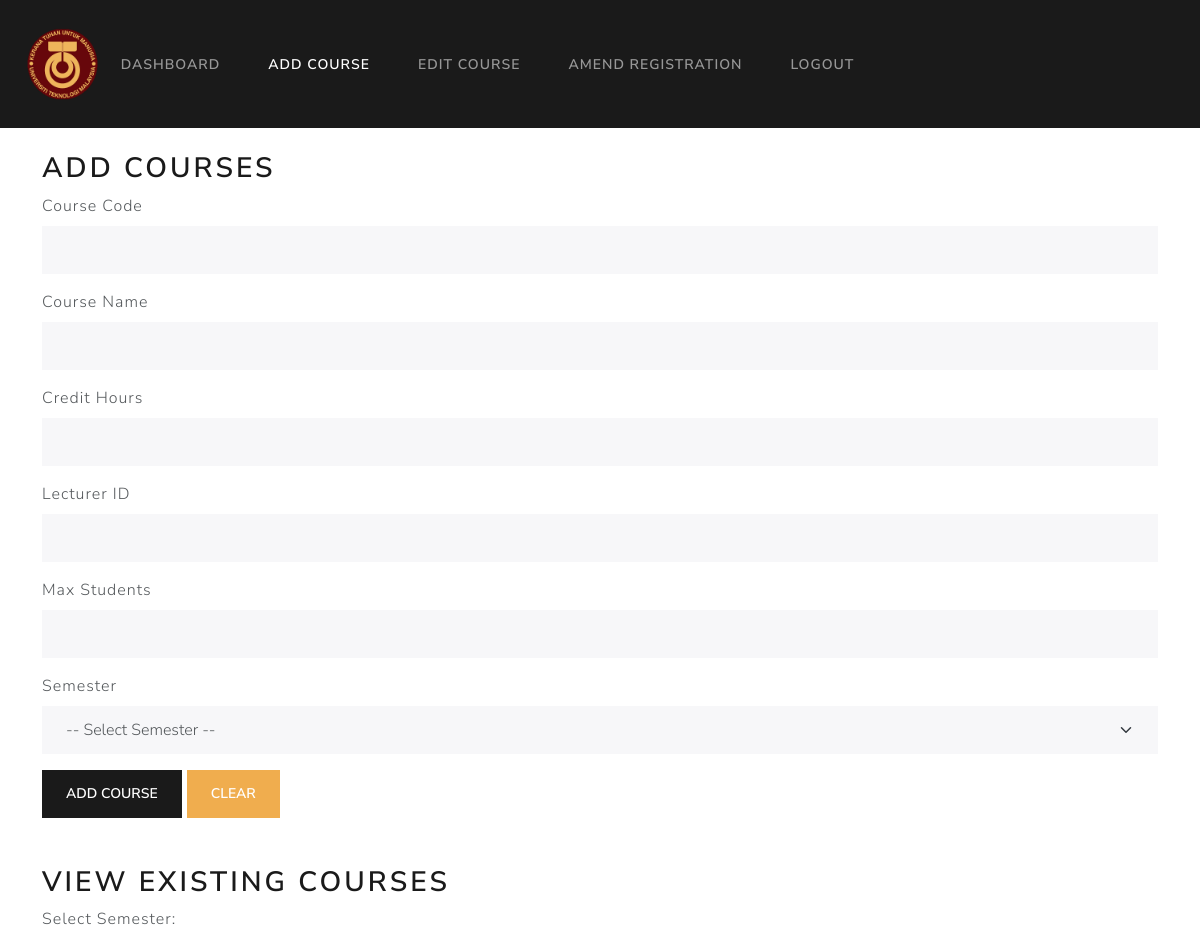
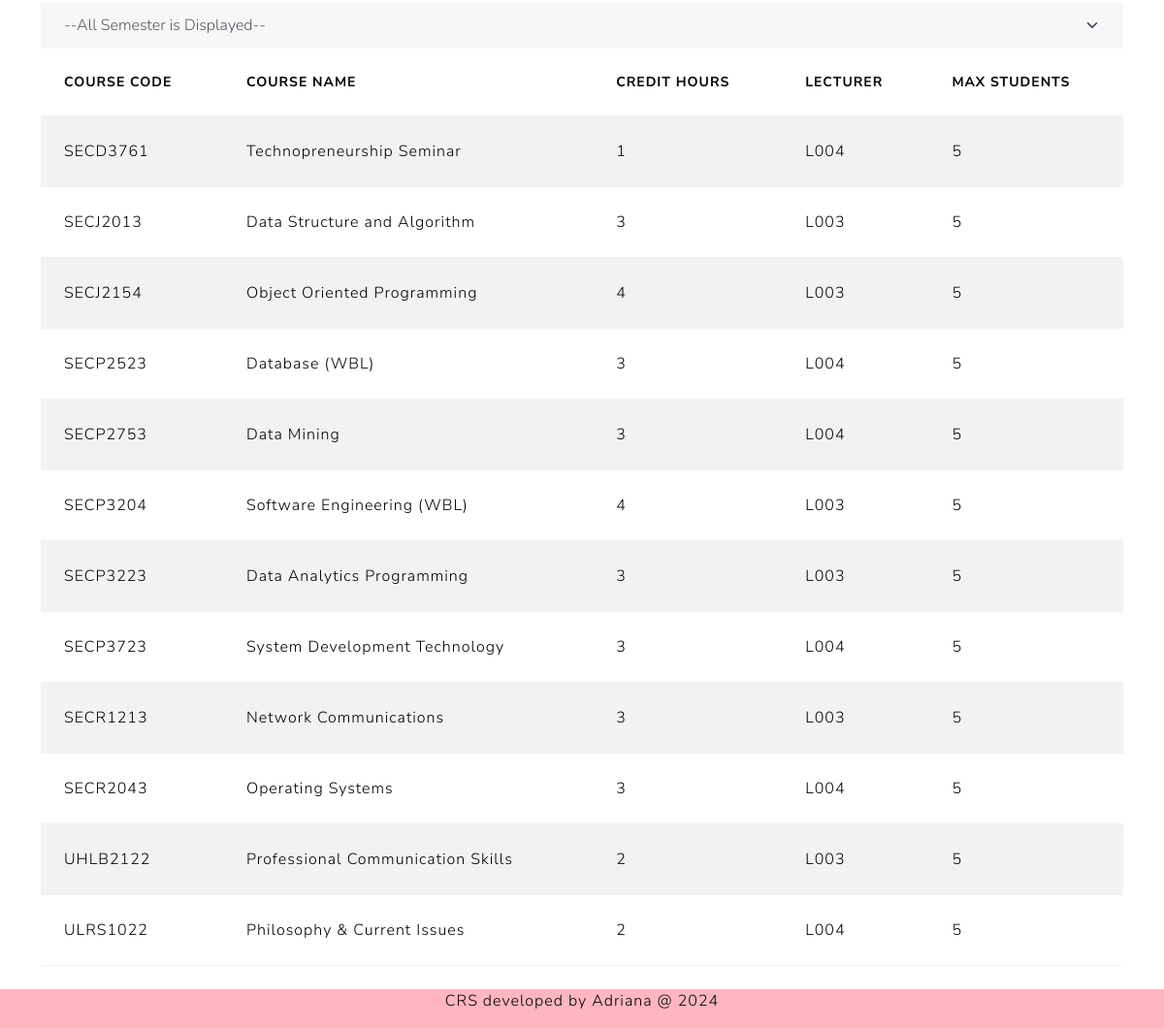
The app's page /Coding/addcourse.php (signed in) with its own data (2 pictures, top to bottom).
### tables this page shows
CREATE TABLE `tb_course` (
  `c_code` varchar(10) NOT NULL,
  `c_name` varchar(50) NOT NULL,
  `c_credit` int(11) NOT NULL,
  `c_lec` varchar(10) NOT NULL,
  `c_sem` enum('2024/2025-1','2024/2025-2') NOT NULL,
  `c_max` int(30) NOT NULL DEFAULT 0
);

### Coding/addcourse.php (the view, shortened to what this page needs)
<?php
include 'headeradmin.php';
include 'db_connect.php';
$selected_semester = isset($_POST['semester']) ? mysqli_real_escape_string($con, $_POST['semester']) : '';
$sql = "SELECT * FROM tb_course WHERE c_sem LIKE '%$selected_semester%'";
$result = mysqli_query($con, $sql);
?>
<div class="container"><br>
  <h2>Add Courses</h2>
  <form action="addcourse.php" method="post">
    <div class="mb-3">
      <label for="c_code" class="form-label">Course Code</label>
      <input type="text" class="form-control" name="c_code" required>
    </div>
    <div class="mb-3">
      <label for="c_name" class="form-label">Course Name</label>
      <input type="text" class="form-control" name="c_name" required>
    </div>
    <div class="mb-3">
      <label for="c_credit" class="form-label">Credit Hours</label>
      <input type="number" class="form-control" name="c_credit" required>
    </div>
    <div class="mb-3">
      <label for="c_lec" class="form-label">Lecturer ID</label>
      <input type="text" class="form-control" name="c_lec" required>
    </div>
    <div class="mb-3">
      <label for="c_max" class="form-label">Max Students</label>
      <input type="number" class="form-control" name="c_max" required>
    </div>
    <div class="mb-3">
      <label for="c_sem" class="form-label">Semester</label>
      <select class="form-select" name="c_sem" required>
        <option value="">-- Select Semester --</option>
      </select>
    </div>
    <button type="submit" class="btn btn-primary">Add Course</button>
    <button type="reset" class="btn btn-warning">Clear</button>
  </form>
  <br><br>
  <h2>View Existing Courses</h2>
  <form action="addcourse.php" method="POST">
    <label for="semester" class="form-label">Select Semester:</label>
    <select id="semester" name="semester" class="form-select" onchange="this.form.submit()">
      <option value="">--All Semester is Displayed--</option>
    </select>
  </form>
  <table class="table table-striped table-hover">
    <thead>
      <tr>
        <th scope="col">Course Code</th>
        <th scope="col">Course Name</th>
        <th scope="col">Credit Hours</th>
        <th scope="col">Lecturer</th>
        <th scope="col">Max Students</th>
      </tr>
    </thead>
    <tbody>
      <?php
      if (mysqli_num_rows($result) > 0) {
        while ($row = mysqli_fetch_assoc($result)) {
          echo "<tr>";
          echo "<td>".$row['c_code']."</td>";
          echo "<td>".$row['c_name']."</td>";
          echo "<td>".$row['c_credit']."</td>";
          echo "<td>".$row['c_lec']."</td>";
          echo "<td>".$row['c_max']."</td>";
          echo "</tr>";
        }
      } else {
        echo "<tr><td colspan='6' class='text-center'>No courses available for this semester</td></tr>";
      }
      ?>
    </tbody>
  </table>
</div>
<br>
<br>
<div class="footer">
  <p>CRS developed by Adriana @ 2024</p>
</div>
<?php include 'footer.php'; ?>

### Coding/footer.php (style rules this page uses)
.footer { position: fixed; left: 0; bottom: 0; width: 100%; background-color: lightpink; color: black; text-align: center; }

### records on screen
tb_course: c_code "SECD3761", c_name "Technopreneurship Seminar", c_credit "1", c_lec "L004", c_max "5"
tb_course: c_code "SECJ2013", c_name "Data Structure and Algorithm", c_credit "3", c_lec "L003", c_max "5"
tb_course: c_code "SECJ2154", c_name "Object Oriented Programming", c_credit "4", c_lec "L003", c_max "5"
tb_course: c_code "SECP2523", c_name "Database (WBL)", c_credit "3", c_lec "L004", c_max "5"
tb_course: c_code "SECP2753", c_name "Data Mining", c_credit "3", c_lec "L004", c_max "5"
tb_course: c_code "SECP3204", c_name "Software Engineering (WBL)", c_credit "4", c_lec "L003", c_max "5"
tb_course: c_code "SECP3223", c_name "Data Analytics Programming", c_credit "3", c_lec "L003", c_max "5"
tb_course: c_code "SECP3723", c_name "System Development Technology", c_credit "3", c_lec "L004", c_max "5"
tb_course: c_code "SECR1213", c_name "Network Communications", c_credit "3", c_lec "L003", c_max "5"
tb_course: c_code "SECR2043", c_name "Operating Systems", c_credit "3", c_lec "L004", c_max "5"
tb_course: c_code "UHLB2122", c_name "Professional Communication Skills", c_credit "2", c_lec "L003", c_max "5"
tb_course: c_code "ULRS1022", c_name "Philosophy & Current Issues", c_credit "2", c_lec "L004", c_max "5"
